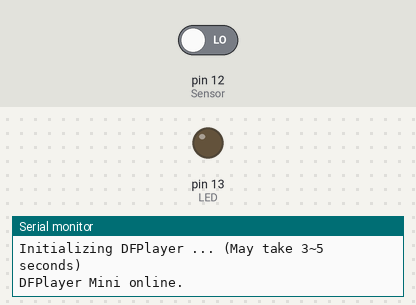
The sketch below on a simulated Arduino Uno, built with avr-gcc and run on an emulated ATmega328P. On the bench: output pins drawn as LEDs (lit = HIGH), the last lines printed to the serial monitor. The inputs (shaded band) are chosen by the test bench; at power-on: pin 12 (Sensor) LOW. Random numbers use the default seed unless the sketch sets one; the audio player accepts every command and is not drawn.

Above: at 1.7 s.
1.8 s: pin 12 (Sensor) driven HIGH
At 2.2 s:
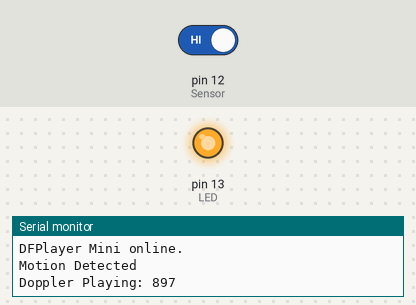
Timing chart, 0 to 9.3 s (numbered marks = the images above; inputs shaded):
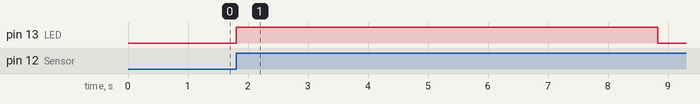

The sketch:

mp3_random_doppler_v2.ino
```cpp
// (licence header left out)
/***********Notice and Trouble shooting***************
 1.Connection and Diagram can be found here
 <https://www.dfrobot.com/wiki/index.php/DFPlayer_Mini_SKU:DFR0299#Connection_Diagram>
 2.This code is tested on Arduino Uno, Leonardo, Mega boards.
 ****************************************************/

#include "Arduino.h"
#include "SoftwareSerial.h"
#include "DFRobotDFPlayerMini.h"

int Sensor = 12;   // Doppler Input Pin
int LED = 13;     // Led pin for Indication
int flg = 0;  //Change doppler detection flag

SoftwareSerial mySoftwareSerial(10, 11); // RX, TX
DFRobotDFPlayerMini myDFPlayer;
void printDetail(uint8_t type, int value);


void setup()
{
  mySoftwareSerial.begin(9600);
  Serial.begin(9600);

  pinMode (Sensor, INPUT);  //Define Doppler pin as input
  pinMode (LED, OUTPUT);    //Define Led as OUTPUT
  Serial.println("Waiting for motion");


  Serial.println();
  Serial.println(F("DFRobot DFPlayer Mini Demo"));
  Serial.println(F("Initializing DFPlayer ... (May take 3~5 seconds)"));

  if (!myDFPlayer.begin(mySoftwareSerial)) {  //Use softwareSerial to communicate with mp3.
    Serial.println(F("Unable to begin:"));
    Serial.println(F("1.Please recheck the connection!"));
    Serial.println(F("2.Please insert the SD card!"));
    while(true);
  }
  Serial.println(F("DFPlayer Mini online."));

  myDFPlayer.volume(30);  //Set volume value. From 0 to 30

  randomSeed(analogRead(A0)); //get randomseed for random number
}

void loop()
{
   int val = digitalRead(Sensor); //Read Pin as input

 /*
  * Get current track playing and see if current track matches completed track
  * If it doesn't match then let it play, if it matches then move to next random
  *
            if(myDFPlayer.readType()==DFPlayerPlayFinished && myDFPlayer.readCurrentFileNumber()==2) {
              Serial.println(F("audio finished..."));

              myDFPlayer.loop(3);
              doCompletionCheck = false;
            }
            */

//Doppler Detection

  if((val > 0) && (flg==0))
     {
        digitalWrite(LED, HIGH);
        Serial.println("Motion Detected");
        flg = 1;
        int int_rand = random(1,1553);
        Serial.print("Doppler Playing: ");  //string here
        Serial.print(int_rand); //int here
        Serial.println();      //change line

        myDFPlayer.playMp3Folder(int_rand);
        delay(7000); //
        myDFPlayer.pause(); //stop the current track
        digitalWrite(LED, LOW);
        if (myDFPlayer.available()) {
          printDetail(myDFPlayer.readType(), myDFPlayer.read()); //Print the detail message from DFPlayer to handle different errors and states.
        }
        delay(5000);// wait for the next search time

       digitalWrite(LED, LOW);
       flg = 0;

        }
      //static unsigned long timer = millis();


}

void printDetail(uint8_t type, int value){
  switch (type) {
    case TimeOut:
      Serial.println(F("Time Out!"));
      break;
    case WrongStack:
      Serial.println(F("Stack Wrong!"));
      break;
    case DFPlayerCardInserted:
      Serial.println(F("Card Inserted!"));
      break;
    case DFPlayerCardRemoved:
      Serial.println(F("Card Removed!"));
      break;
    case DFPlayerCardOnline:
      Serial.println(F("Card Online!"));
      break;
    case DFPlayerPlayFinished:
      Serial.print(F("Number:"));
      Serial.print(value);
      Serial.println(F(" Play Finished!"));
      break;
    case DFPlayerError:
      Serial.print(F("DFPlayerError:"));
      switch (value) {
        case Busy:
          Serial.println(F("Card not found"));
          break;
        case Sleeping:
          Serial.println(F("Sleeping"));
          break;
        case SerialWrongStack:
          Serial.println(F("Get Wrong Stack"));
          break;
        case CheckSumNotMatch:
          Serial.println(F("Check Sum Not Match"));
          break;
        case FileIndexOut:
          Serial.println(F("File Index Out of Bound"));
          break;
        case FileMismatch:
          Serial.println(F("Cannot Find File"));
          break;
        case Advertise:
          Serial.println(F("In Advertise"));
          break;
        default:
          break;
      }
      break;
    default:
      break;
  }
}
```

Measured:
- after the input at 1.8 s, pin 13 (LED): LOW → HIGH at once, → LOW 7.0 s later
